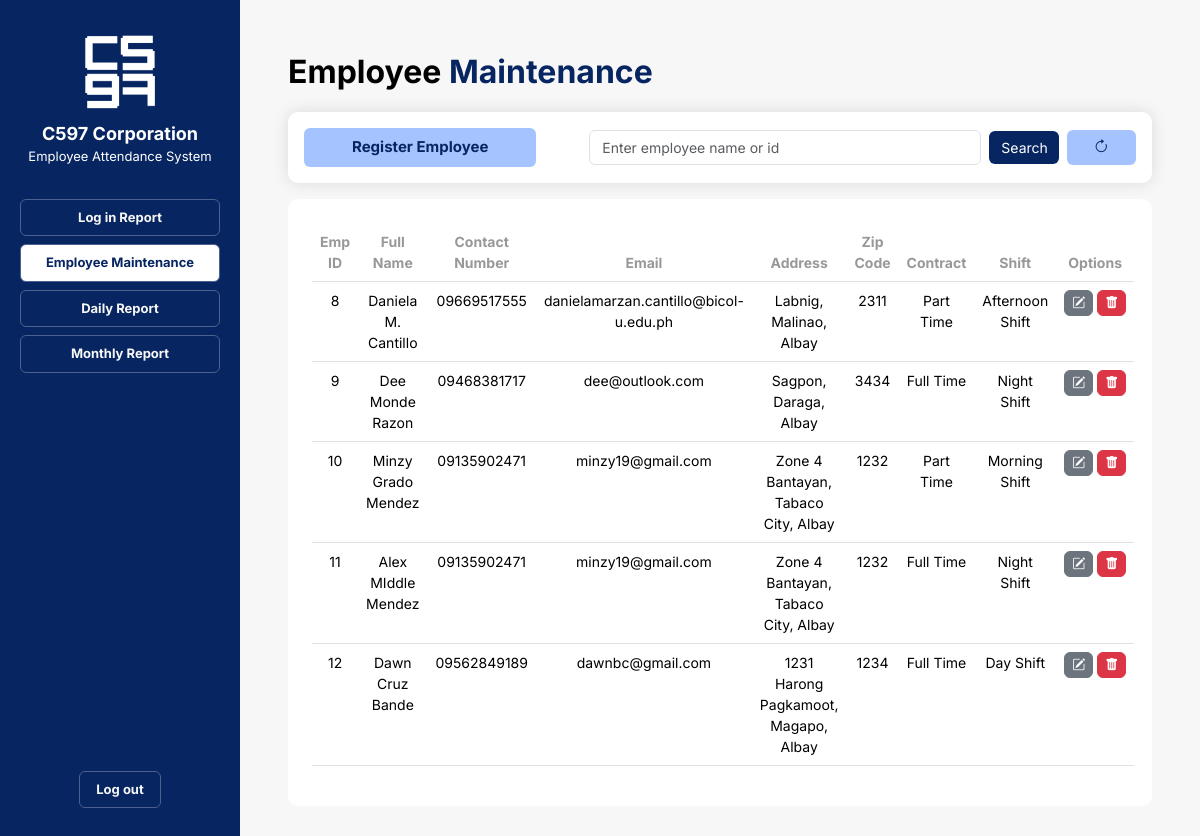
Page /employee-maintenance.php on the committed database.
### tables this page shows
CREATE TABLE `employee` (
  `emp_id` int(11) NOT NULL,
  `password` varchar(30) NOT NULL,
  `first_name` varchar(50) DEFAULT NULL,
  `middle_name` varchar(50) DEFAULT NULL,
  `last_name` varchar(50) DEFAULT NULL,
  `address` varchar(100) DEFAULT NULL,
  `zip` varchar(4) DEFAULT NULL,
  `contact_number` varchar(11) DEFAULT NULL,
  `email_address` varchar(50) DEFAULT NULL,
  `contract` varchar(50) NOT NULL,
  `shift` varchar(25) NOT NULL
);

### emp-load.php (the view)
<?php
echo "<tr>";
echo "<td>" . $row["emp_id"] . "</td>";
echo "<td>" . $row["first_name"] . " " . $row["middle_name"] . " " . $row["last_name"] . "</td>";
echo "<td>" . $row["contact_number"] . "</td>";
echo "<td>" . $row["email_address"] . "</td>";
echo "<td>" . $row["address"] . "</td>";
echo "<td>" . $row["zip"] . "</td>";
echo "<td>" . $row["contract"] . "</td>";
echo "<td>" . $row["shift"] . "</td>";
echo "<td>
    <div class='btn_container me-0 d-flex gap-1'>
        <a href='employee-edit.php?emp_id=" . $row["emp_id"] . "' class='nav-link'><button class='btn btn-secondary'><i class='bi bi-pencil-square'></i></button></a>
        <a href='employee-delete.php?emp_id=" . $row["emp_id"] . "' class='nav-link'><button class='btn btn-danger'><i class='bi bi-trash-fill'></i></button></a>
    </div>
</td>";
echo "</tr>";
?>

### employee-maintenance.php (shortened to what this page needs)
<!DOCTYPE html>
<html lang="en">
<head>
    <link rel="stylesheet" href="https://cdn.jsdelivr.net/npm/bootstrap@5.3.2/dist/css/bootstrap.min.css">
    <link rel="stylesheet" href="https://cdn.jsdelivr.net/npm/bootstrap-icons@1.11.2/font/bootstrap-icons.min.css">
    <link rel="stylesheet" href="css/nav-bar.css">
    <link rel="stylesheet" href="css/employee-maintenance.css">
</head>
<body class="container-fluid">
    <div class="container-fluid row gap-0">
        <?php
            include('nav-bar.php');
        ?>
        <div class="right_panel container p-5">
            <p class="header_title">Employee <span class="blue_title">Maintenance</span></p>
                <form class="search_register white_container row m-0 p-3 align-items-center justify-content-between gap-2" method="GET">
                    <div class="register_button col col-4 m-0 p-0">
                        <a class="nav-link" href="employee-registration.php"><button class="btn btn-primary px-5 py-2" type="button">Register Employee</button></a>
                    </div>
                    <div class="col col-6-sm m-0 p-0">
                        <input class="form-control w-100" type="search" placeholder="Enter employee name or id" aria-label="Search" name="emp_id">
                    </div>
                    <div class="search_button col col-1 m-0 p-0">
                        <input class="btn btn-primary w-100" type="submit" value="Search">
                    </div>
                    <div class="register_button col col-1 ms-auto p-0">
                        <a href="employee-maintenance.php"><button type="button" class="btn btn-primary w-100"><i class="bi bi-arrow-clockwise"></i></button></a>
                    </div>
                </form>
            <div class="white_container row mt-3 p-4 mx-0 text-center justify-content-evenly">
                <table class="table">
                    <thead>
                        <tr>
                            <th scope="col">Emp ID</th>
                            <th scope="col">Full Name</th>
                            <th scope="col">Contact Number</th>
                            <th scope="col">Email</th>
                            <th scope="col">Address</th>
                            <th scope="col">Zip Code</th>
                            <th scope="col">Contract</th>
                            <th scope="col">Shift</th>
                            <th scope="col">Options</th>
                        </tr>
                    </thead>
                    <tbody class="table_body">
                        <?php
                            include "connection.php";
                            if (isset($_GET["emp_id"])) {
                                $emp_id = $_GET["emp_id"];
                                if (!$emp_id) {
                                    echo "
                                    <div class='alert alert-warning py-3 mb-3' role='alert'>
                                        <div class='alert_mes text-center'>No employee name or ID entered!</div>
                                    </div>
                                    ";
                                }
                                $sql = "SELECT * FROM employee WHERE emp_id = '" . $emp_id . "' OR CONCAT(first_name, ' ', middle_name, ' ', last_name) LIKE '%" . $emp_id . "%'";
                                $result = mysqli_query($conn, $sql);
                                if (mysqli_num_rows($result) > 0) {
                                    while ($row = mysqli_fetch_assoc($result)) {
                                        include "emp-load.php";
                                    }
                                } else {
                                    $emp_notfound = true;
                                }
                            } else {
                                $sql = "SELECT * FROM employee";
                                $result = mysqli_query($conn, $sql);
                                if (mysqli_num_rows($result) > 0) {
                                    while ($row = mysqli_fetch_assoc($result)) {
                                        include "emp-load.php";
                                    }
                                } else {
                                    $emp_notfound = true;
                                }
                            }
                        ?>
                    </tbody>
                </table>
            </div>
        </div>
    </div>
</body>
</html>

### nav-bar.php
<div class="left_panel sticky-top container text-center pt-3">
    <img class="mt-3" src="images/company-logo.png" alt="C597 Corporation Logo">
    <p class="company_name mt-2 mb-0">C597 Corporation</p>
    <p class="system_name">Employee Attendance System</p>
    <nav class="nav flex-column nav-pills mt-4 p-2 gap-2">
        <a class="nav_button nav-link" href="login-report.php">Log in Report</a>
        <a class="nav_button nav-link" href="employee-maintenance.php">Employee Maintenance</a>
        <a class="nav_button nav-link" href="daily-report.php">Daily Report</a>
        <a class="nav_button nav-link" href="monthly-report.php">Monthly Report</a>
        <span class="log_out_button mb-3"><a class="nav_button nav-link" href="admin-login.php">Log out</a></span>
    </nav>
</div>

### css/nav-bar.css (style rules this page uses)
body { font-family: 'Inter', sans-serif; }
.company_name { font-size: large; font-weight: bold; }
.left_panel { background-color: #072560; color: white; position: fixed; overflow: auto; width: 20%; height: 100%; bottom: 0; }
.left_panel img { width: 80px; height: 80px; }
.log_out_button { display: block; position: fixed; bottom: 30px; align-self: center; }
.nav { font-size: 13px; font-weight: bold; }
.nav_button { border: 1px solid #4C618D; color: #F7F7F7; }
.nav-link[aria-current="page"] { background: white; color: #072560; }
.system_name { margin: 0; padding: 0; font-size: small; }

### css/employee-maintenance.css (style rules this page uses)
a { margin: 0; padding: 0; }
body { font-family: 'Inter', sans-serif; background: #f7f7f7; }
.blue_title { color: #072560; }
.btn_container .btn { font-size: 13px; padding: 2.5px 7px; }
.container-fluid { margin: 0; padding: 0; }
.header_title { font-weight: bold; font-size: 2rem; }
.register_button button, .register_button button:hover { background-color: #A4C3FF; border: none; color: #072560; font-weight: bold; font-size: 15px; }
.right_panel { width: 80%; margin-left: 20%; color: black; min-height: 100vh; }
.search_button input, .search_button input:hover { border: none; background-color: #072560; color: white; font-size: 14px; }
.search_register { box-shadow: 0 0 15px 1px rgba(0, 0, 0, 0.1); }
.search_register input { font-size: 14px; }
.table th { color: #989898; }
.table th, .table_body td { font-size: 14px; }
.white_container { background-color: #fff; border-radius: 10px; padding: 10px; }

### rows in the picture
employee: emp_id "8", first_name "Daniela", middle_name "M.", last_name "Cantillo", contact_number "09669517555", email_address "danielamarzan.cantillo@bicol-u.edu.ph", address "Labnig, Malinao, Albay", zip "2311", contract "Part Time", shift "Afternoon Shift"
employee: emp_id "9", first_name "Dee", middle_name "Monde", last_name "Razon", contact_number "09468381717", email_address "dee@outlook.com", address "Sagpon, Daraga, Albay", zip "3434", contract "Full Time", shift "Night Shift"
employee: emp_id "10", first_name "Minzy", middle_name "Grado", last_name "Mendez", contact_number "09135902471", email_address "minzy19@gmail.com", address "Zone 4 Bantayan, Tabaco City, Albay", zip "1232", contract "Part Time", shift "Morning Shift"
employee: emp_id "11", first_name "Alex", middle_name "MIddle", last_name "Mendez", contact_number "09135902471", email_address "minzy19@gmail.com", address "Zone 4 Bantayan, Tabaco City, Albay", zip "1232", contract "Full Time", shift "Night Shift"
employee: emp_id "12", first_name "Dawn", middle_name "Cruz", last_name "Bande", contact_number "09562849189", email_address "dawnbc@gmail.com", address "1231 Harong Pagkamoot, Magapo, Albay", zip "1234", contract "Full Time", shift "Day Shift"
